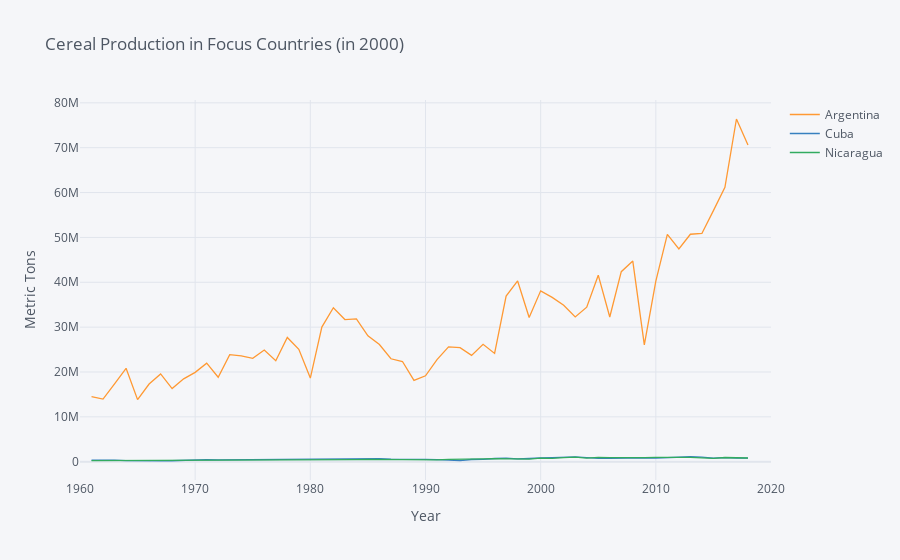

Source (notebook cell):
### Code cell
vars = {"AG.PRD.CREL.MT":"Cereal production"}

# Use this to find top producers:
#big_producers = cereals.query('date==2000').squeeze().sort_values(ascending=False)
#big_producers.head(20)

use=["CUB","ARG","NIC"]

cereals = fix_date_index(wbdata.get_dataframe(vars,country=use)).squeeze().unstack('country')

cereals.iplot(xTitle="Year",yTitle="Metric Tons",
              title="Cereal Production in Focus Countries (in 2000)")
